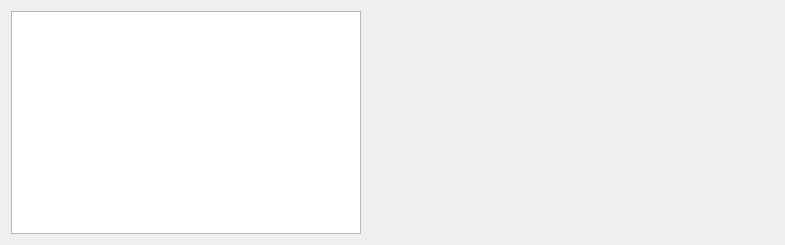
<?xml version="1.0" encoding="UTF-8"?>
<ui version="4.0">
 <class>menuWidget</class>
 <widget class="QFrame" name="menuWidget">
  <property name="geometry">
   <rect>
    <x>0</x>
    <y>0</y>
    <width>785</width>
    <height>245</height>
   </rect>
  </property>
  <property name="windowTitle">
   <string>Frame</string>
  </property>
  <property name="frameShape">
   <enum>QFrame::NoFrame</enum>
  </property>
  <property name="frameShadow">
   <enum>QFrame::Plain</enum>
  </property>
  <layout class="QHBoxLayout" name="horizontalLayout">
   <item>
    <widget class="QTreeWidget" name="treeView">
     <property name="maximumSize">
      <size>
       <width>350</width>
       <height>16777215</height>
      </size>
     </property>
     <property name="indentation">
      <number>10</number>
     </property>
     <property name="headerHidden">
      <bool>true</bool>
     </property>
     <column>
      <property name="text">
       <string notr="true">1</string>
      </property>
     </column>
    </widget>
   </item>
   <item>
    <widget class="QStackedWidget" name="stackedWidget"/>
   </item>
  </layout>
 </widget>
 <resources/>
 <connections/>
</ui>
